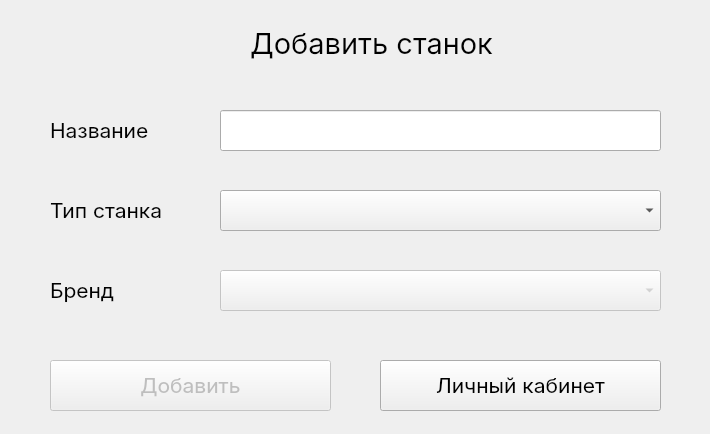
<?xml version="1.0" encoding="UTF-8"?>
<ui version="4.0">
 <class>AddMachineWindow</class>
 <widget class="QWidget" name="AddMachineWindow">
  <property name="geometry">
   <rect>
    <x>0</x>
    <y>0</y>
    <width>710</width>
    <height>434</height>
   </rect>
  </property>
  <property name="sizePolicy">
   <sizepolicy hsizetype="Fixed" vsizetype="Fixed">
    <horstretch>0</horstretch>
    <verstretch>0</verstretch>
   </sizepolicy>
  </property>
  <property name="minimumSize">
   <size>
    <width>710</width>
    <height>434</height>
   </size>
  </property>
  <property name="maximumSize">
   <size>
    <width>710</width>
    <height>434</height>
   </size>
  </property>
  <property name="palette">
   <palette>
    <active/>
    <inactive/>
    <disabled/>
   </palette>
  </property>
  <property name="font">
   <font>
    <family>Inter</family>
    <pointsize>16</pointsize>
   </font>
  </property>
  <property name="windowTitle">
   <string>Добавление станка</string>
  </property>
  <widget class="QLabel" name="add_machine_label">
   <property name="geometry">
    <rect>
     <x>250</x>
     <y>20</y>
     <width>321</width>
     <height>45</height>
    </rect>
   </property>
   <property name="font">
    <font>
     <family>Inter</family>
     <pointsize>22</pointsize>
    </font>
   </property>
   <property name="text">
    <string>Добавить станок</string>
   </property>
  </widget>
  <widget class="QLabel" name="name_label">
   <property name="geometry">
    <rect>
     <x>50</x>
     <y>110</y>
     <width>131</width>
     <height>41</height>
    </rect>
   </property>
   <property name="font">
    <font>
     <family>Inter</family>
     <pointsize>16</pointsize>
    </font>
   </property>
   <property name="text">
    <string>Название</string>
   </property>
   <property name="margin">
    <number>0</number>
   </property>
  </widget>
  <widget class="QLineEdit" name="name_line_edit">
   <property name="geometry">
    <rect>
     <x>220</x>
     <y>110</y>
     <width>441</width>
     <height>41</height>
    </rect>
   </property>
   <property name="font">
    <font>
     <family>Inter</family>
     <pointsize>16</pointsize>
    </font>
   </property>
  </widget>
  <widget class="QLabel" name="type_label">
   <property name="geometry">
    <rect>
     <x>50</x>
     <y>190</y>
     <width>151</width>
     <height>41</height>
    </rect>
   </property>
   <property name="font">
    <font>
     <family>Inter</family>
     <pointsize>16</pointsize>
    </font>
   </property>
   <property name="text">
    <string>Тип станка</string>
   </property>
   <property name="margin">
    <number>0</number>
   </property>
  </widget>
  <widget class="QLabel" name="brand_label">
   <property name="geometry">
    <rect>
     <x>50</x>
     <y>270</y>
     <width>91</width>
     <height>41</height>
    </rect>
   </property>
   <property name="font">
    <font>
     <family>Inter</family>
     <pointsize>16</pointsize>
    </font>
   </property>
   <property name="text">
    <string>Бренд</string>
   </property>
   <property name="margin">
    <number>0</number>
   </property>
  </widget>
  <widget class="QPushButton" name="go_area_button">
   <property name="geometry">
    <rect>
     <x>380</x>
     <y>360</y>
     <width>281</width>
     <height>51</height>
    </rect>
   </property>
   <property name="font">
    <font>
     <family>Inter</family>
     <pointsize>16</pointsize>
    </font>
   </property>
   <property name="text">
    <string>Личный кабинет</string>
   </property>
  </widget>
  <widget class="QPushButton" name="add_button">
   <property name="enabled">
    <bool>false</bool>
   </property>
   <property name="geometry">
    <rect>
     <x>50</x>
     <y>360</y>
     <width>281</width>
     <height>51</height>
    </rect>
   </property>
   <property name="font">
    <font>
     <family>Inter</family>
     <pointsize>16</pointsize>
    </font>
   </property>
   <property name="text">
    <string>Добавить</string>
   </property>
  </widget>
  <widget class="QComboBox" name="type_combo_box">
   <property name="enabled">
    <bool>true</bool>
   </property>
   <property name="geometry">
    <rect>
     <x>220</x>
     <y>190</y>
     <width>441</width>
     <height>41</height>
    </rect>
   </property>
   <property name="placeholderText">
    <string>Тип станка</string>
   </property>
  </widget>
  <widget class="QComboBox" name="brand_combo_box">
   <property name="enabled">
    <bool>false</bool>
   </property>
   <property name="geometry">
    <rect>
     <x>220</x>
     <y>270</y>
     <width>441</width>
     <height>41</height>
    </rect>
   </property>
   <property name="placeholderText">
    <string>Бренд</string>
   </property>
  </widget>
 </widget>
 <resources/>
 <connections/>
</ui>
